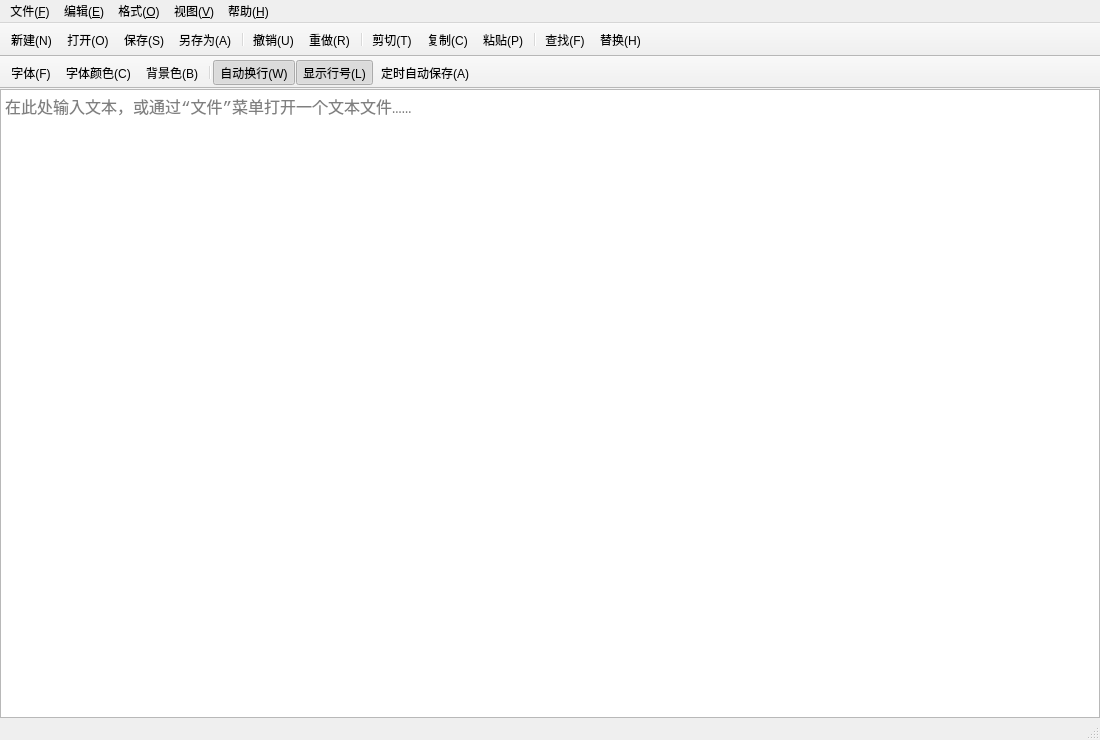
<?xml version="1.0" encoding="UTF-8"?>
<ui version="4.0">
 <class>MainWindow</class>
 <widget class="QMainWindow" name="MainWindow">
  <property name="geometry">
   <rect>
    <x>0</x>
    <y>0</y>
    <width>1100</width>
    <height>740</height>
   </rect>
  </property>
  <property name="windowTitle">
   <string>无标题[*] - 简易文本编辑器</string>
  </property>
  <widget class="QWidget" name="centralwidget">
   <layout class="QVBoxLayout" name="verticalLayout">
    <property name="spacing">
     <number>0</number>
    </property>
    <property name="leftMargin">
     <number>0</number>
    </property>
    <property name="topMargin">
     <number>0</number>
    </property>
    <property name="rightMargin">
     <number>0</number>
    </property>
    <property name="bottomMargin">
     <number>0</number>
    </property>
    <item>
     <widget class="CodeEditor" name="textEdit">
      <property name="font">
       <font>
        <family>Consolas</family>
        <pointsize>12</pointsize>
       </font>
      </property>
      <property name="placeholderText">
       <string>在此处输入文本，或通过“文件”菜单打开一个文本文件……</string>
      </property>
     </widget>
    </item>
   </layout>
  </widget>
  <widget class="QMenuBar" name="menubar">
   <property name="geometry">
    <rect>
     <x>0</x>
     <y>0</y>
     <width>1100</width>
     <height>24</height>
    </rect>
   </property>
   <widget class="QMenu" name="menuFile">
    <property name="title">
     <string>文件(&amp;F)</string>
    </property>
    <addaction name="actionNew"/>
    <addaction name="actionOpen"/>
    <addaction name="actionSave"/>
    <addaction name="actionSaveAs"/>
    <addaction name="separator"/>
    <addaction name="actionExit"/>
   </widget>
   <widget class="QMenu" name="menuEdit">
    <property name="title">
     <string>编辑(&amp;E)</string>
    </property>
    <addaction name="actionUndo"/>
    <addaction name="actionRedo"/>
    <addaction name="separator"/>
    <addaction name="actionCut"/>
    <addaction name="actionCopy"/>
    <addaction name="actionPaste"/>
    <addaction name="actionSelectAll"/>
    <addaction name="separator"/>
    <addaction name="actionFind"/>
    <addaction name="actionReplace"/>
   </widget>
   <widget class="QMenu" name="menuFormat">
    <property name="title">
     <string>格式(&amp;O)</string>
    </property>
    <addaction name="actionFont"/>
    <addaction name="actionTextColor"/>
    <addaction name="actionBackground"/>
    <addaction name="separator"/>
    <addaction name="actionWrap"/>
   </widget>
   <widget class="QMenu" name="menuView">
    <property name="title">
     <string>视图(&amp;V)</string>
    </property>
    <addaction name="actionToolBar"/>
    <addaction name="actionStatusBar"/>
    <addaction name="actionLineNumber"/>
    <addaction name="separator"/>
    <addaction name="actionAutoSave"/>
   </widget>
   <widget class="QMenu" name="menuHelp">
    <property name="title">
     <string>帮助(&amp;H)</string>
    </property>
    <addaction name="actionAbout"/>
   </widget>
   <addaction name="menuFile"/>
   <addaction name="menuEdit"/>
   <addaction name="menuFormat"/>
   <addaction name="menuView"/>
   <addaction name="menuHelp"/>
  </widget>
  <widget class="QToolBar" name="mainToolBar">
   <property name="windowTitle">
    <string>文件与编辑</string>
   </property>
   <property name="movable">
    <bool>false</bool>
   </property>
   <property name="toolButtonStyle">
    <enum>Qt::ToolButtonTextBesideIcon</enum>
   </property>
   <attribute name="toolBarArea">
    <enum>TopToolBarArea</enum>
   </attribute>
   <attribute name="toolBarBreak">
    <bool>false</bool>
   </attribute>
   <addaction name="actionNew"/>
   <addaction name="actionOpen"/>
   <addaction name="actionSave"/>
   <addaction name="actionSaveAs"/>
   <addaction name="separator"/>
   <addaction name="actionUndo"/>
   <addaction name="actionRedo"/>
   <addaction name="separator"/>
   <addaction name="actionCut"/>
   <addaction name="actionCopy"/>
   <addaction name="actionPaste"/>
   <addaction name="separator"/>
   <addaction name="actionFind"/>
   <addaction name="actionReplace"/>
  </widget>
  <widget class="QToolBar" name="formatToolBar">
   <property name="windowTitle">
    <string>格式与视图</string>
   </property>
   <property name="movable">
    <bool>false</bool>
   </property>
   <property name="toolButtonStyle">
    <enum>Qt::ToolButtonTextBesideIcon</enum>
   </property>
   <attribute name="toolBarArea">
    <enum>TopToolBarArea</enum>
   </attribute>
   <attribute name="toolBarBreak">
    <bool>true</bool>
   </attribute>
   <addaction name="actionFont"/>
   <addaction name="actionTextColor"/>
   <addaction name="actionBackground"/>
   <addaction name="separator"/>
   <addaction name="actionWrap"/>
   <addaction name="actionLineNumber"/>
   <addaction name="actionAutoSave"/>
  </widget>
  <widget class="QStatusBar" name="statusbar"/>
  <action name="actionNew">
   <property name="text">
    <string>新建(&amp;N)</string>
   </property>
   <property name="toolTip">
    <string>新建文件 (Ctrl+N)</string>
   </property>
   <property name="shortcut">
    <string>Ctrl+N</string>
   </property>
  </action>
  <action name="actionOpen">
   <property name="text">
    <string>打开(&amp;O)...</string>
   </property>
   <property name="toolTip">
    <string>打开文件 (Ctrl+O)</string>
   </property>
   <property name="shortcut">
    <string>Ctrl+O</string>
   </property>
  </action>
  <action name="actionSave">
   <property name="text">
    <string>保存(&amp;S)</string>
   </property>
   <property name="toolTip">
    <string>保存文件 (Ctrl+S)</string>
   </property>
   <property name="shortcut">
    <string>Ctrl+S</string>
   </property>
  </action>
  <action name="actionSaveAs">
   <property name="text">
    <string>另存为(&amp;A)...</string>
   </property>
   <property name="toolTip">
    <string>另存为 (Ctrl+Shift+S)</string>
   </property>
   <property name="shortcut">
    <string>Ctrl+Shift+S</string>
   </property>
  </action>
  <action name="actionExit">
   <property name="text">
    <string>退出(&amp;X)</string>
   </property>
   <property name="shortcut">
    <string>Ctrl+Q</string>
   </property>
  </action>
  <action name="actionUndo">
   <property name="text">
    <string>撤销(&amp;U)</string>
   </property>
   <property name="toolTip">
    <string>撤销 (Ctrl+Z)</string>
   </property>
   <property name="shortcut">
    <string>Ctrl+Z</string>
   </property>
  </action>
  <action name="actionRedo">
   <property name="text">
    <string>重做(&amp;R)</string>
   </property>
   <property name="toolTip">
    <string>重做 (Ctrl+Y)</string>
   </property>
   <property name="shortcut">
    <string>Ctrl+Y</string>
   </property>
  </action>
  <action name="actionCut">
   <property name="text">
    <string>剪切(&amp;T)</string>
   </property>
   <property name="toolTip">
    <string>剪切选中内容 (Ctrl+X)</string>
   </property>
   <property name="shortcut">
    <string>Ctrl+X</string>
   </property>
  </action>
  <action name="actionCopy">
   <property name="text">
    <string>复制(&amp;C)</string>
   </property>
   <property name="toolTip">
    <string>复制选中内容 (Ctrl+C)</string>
   </property>
   <property name="shortcut">
    <string>Ctrl+C</string>
   </property>
  </action>
  <action name="actionPaste">
   <property name="text">
    <string>粘贴(&amp;P)</string>
   </property>
   <property name="toolTip">
    <string>粘贴剪贴板内容 (Ctrl+V)</string>
   </property>
   <property name="shortcut">
    <string>Ctrl+V</string>
   </property>
  </action>
  <action name="actionSelectAll">
   <property name="text">
    <string>全选(&amp;A)</string>
   </property>
   <property name="shortcut">
    <string>Ctrl+A</string>
   </property>
  </action>
  <action name="actionFind">
   <property name="text">
    <string>查找(&amp;F)...</string>
   </property>
   <property name="toolTip">
    <string>查找文本 (Ctrl+F)</string>
   </property>
   <property name="shortcut">
    <string>Ctrl+F</string>
   </property>
  </action>
  <action name="actionReplace">
   <property name="text">
    <string>替换(&amp;H)...</string>
   </property>
   <property name="toolTip">
    <string>查找并替换 (Ctrl+H)</string>
   </property>
   <property name="shortcut">
    <string>Ctrl+H</string>
   </property>
  </action>
  <action name="actionFont">
   <property name="text">
    <string>字体(&amp;F)...</string>
   </property>
   <property name="toolTip">
    <string>设置编辑器字体</string>
   </property>
  </action>
  <action name="actionTextColor">
   <property name="text">
    <string>字体颜色(&amp;C)...</string>
   </property>
   <property name="toolTip">
    <string>设置字体颜色</string>
   </property>
  </action>
  <action name="actionBackground">
   <property name="text">
    <string>背景色(&amp;B)...</string>
   </property>
   <property name="toolTip">
    <string>设置编辑器背景色</string>
   </property>
  </action>
  <action name="actionWrap">
   <property name="text">
    <string>自动换行(&amp;W)</string>
   </property>
   <property name="checkable">
    <bool>true</bool>
   </property>
   <property name="checked">
    <bool>true</bool>
   </property>
   <property name="toolTip">
    <string>打开/关闭自动换行</string>
   </property>
  </action>
  <action name="actionLineNumber">
   <property name="text">
    <string>显示行号(&amp;L)</string>
   </property>
   <property name="checkable">
    <bool>true</bool>
   </property>
   <property name="checked">
    <bool>true</bool>
   </property>
   <property name="toolTip">
    <string>显示/隐藏行号栏</string>
   </property>
  </action>
  <action name="actionAutoSave">
   <property name="text">
    <string>定时自动保存(&amp;A)</string>
   </property>
   <property name="checkable">
    <bool>true</bool>
   </property>
   <property name="toolTip">
    <string>每 60 秒自动保存一次</string>
   </property>
  </action>
  <action name="actionToolBar">
   <property name="text">
    <string>工具栏(&amp;T)</string>
   </property>
   <property name="checkable">
    <bool>true</bool>
   </property>
   <property name="checked">
    <bool>true</bool>
   </property>
  </action>
  <action name="actionStatusBar">
   <property name="text">
    <string>状态栏(&amp;S)</string>
   </property>
   <property name="checkable">
    <bool>true</bool>
   </property>
   <property name="checked">
    <bool>true</bool>
   </property>
  </action>
  <action name="actionAbout">
   <property name="text">
    <string>关于(&amp;A)...</string>
   </property>
   <property name="toolTip">
    <string>关于本程序 (F1)</string>
   </property>
   <property name="shortcut">
    <string>F1</string>
   </property>
  </action>
 </widget>
 <customwidgets>
  <customwidget>
   <class>CodeEditor</class>
   <extends>QPlainTextEdit</extends>
   <header>codeeditor.h</header>
   <container>1</container>
  </customwidget>
 </customwidgets>
 <resources/>
 <connections/>
</ui>
